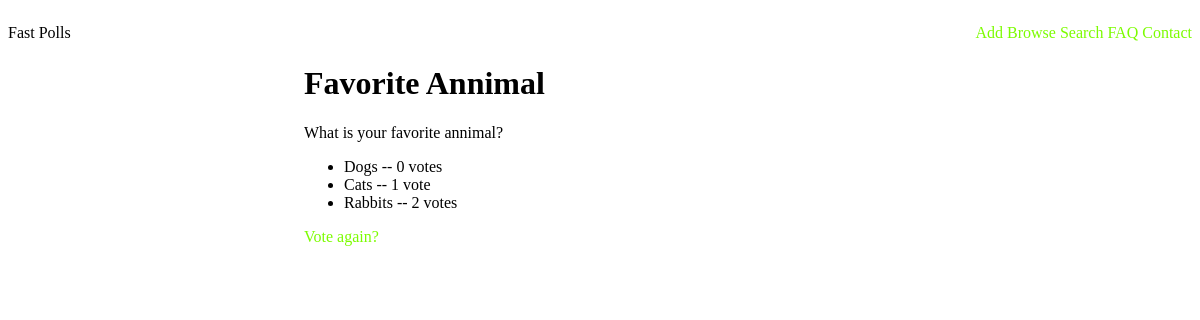
The page /polls/1/results on the database as committed earlier.
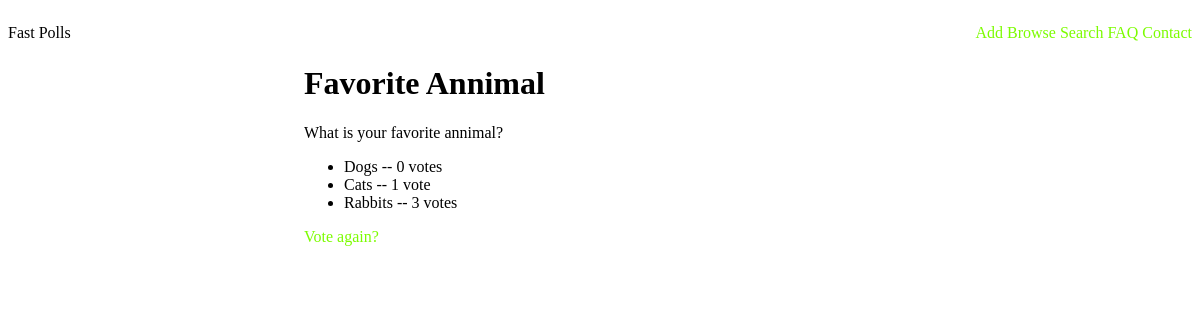
The same page on the database as committed later.
### polls/models.py (models this page shows, shortened)
class Choice(models.Model):
    question = models.ForeignKey(Question)
    choice_text = models.CharField(max_length=300)
    votes = models.IntegerField(default=0)

### polls/views.py (the view)
# urls.py: url(r'^(?P<question_id>[0-9]+)/results$', views.results, name='results'),
def results(request, question_id):
    question = get_object_or_404(Question, pk=question_id)
    return render(request, 'polls/results.html', {'question': question})

### templates/polls/results.html
{% extends 'fast_polls/base.html' %}
{% block main %}
    <h1>{% block title %}{{ question.title }}{% endblock %}</h1>
    <p>{{ question.question_text }}</p>
        <ul>
            {% for choice in question.choice_set.all %}
                <li>{{ choice.choice_text }} -- {{ choice.votes }} vote{{ choice.votes|pluralize }}</li>
            {% endfor %}
        </ul>
    <a href="{% url 'polls:vote' question.id %}">Vote again?</a>
{% endblock %}

Rows that differ between the two databases and show on the page:
changed Choice "Rabbits": votes "2" → "3"
